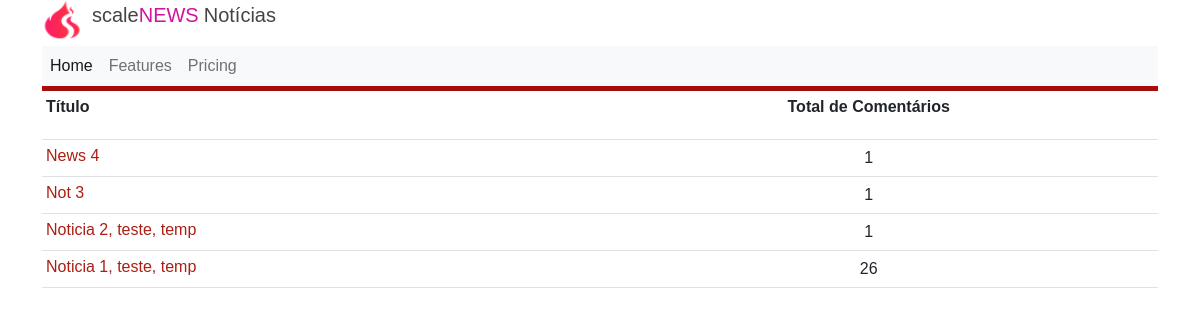
The page / on the database its author committed.
### portal_noticias/models.py (models this page shows, shortened)
class Noticia(models.Model):
    title = models.CharField(max_length=255)
    description = models.TextField()
    created_at = models.DateTimeField(auto_now_add=True)
    updated_at = models.DateTimeField(auto_now=True)

### portal_noticias/views.py (the view)
# urls.py: path("", views.homePage, name='home-page'),
def homePage(request):
    list_news = Noticia.objects.values('id', 'title').order_by('-created_at').annotate(count=Count('comentario'))
    return render(request, 'home/index.html', {'list_news': list_news})

### portal_noticias/templates/home/index.html (shortened to what this page needs)
{% extends 'base.html'%}
{% block content %}
<div>
    <table class="table table-hover table-sm list-news">
        <thead>
            <tr>
                <th scope="col"><p>Título</p></th>
                <th scope="col"><p style="text-align: center;">Total de Comentários</p></th>
            </tr>
        </thead>
        <tbody>
            {% for news in list_news %}
                <tr>
                    <td><a href="detailed/{{news.id}}">{{news.title}}</a></td>
                    <td><p style="text-align: center;">{{news.count}}</p></td>
                </tr>
            {% endfor %}
        </tbody>
    </table>
</div>
{% endblock %}

### portal_noticias/templates/base.html (shortened to what this page needs)
{% load static %}
<!DOCTYPE html>
<html lang="en">
<head>
    <link rel="stylesheet" href="{% static 'css/bootstrap-5.2.2.min.css' %}"/>
    <link rel="stylesheet" href="{% static 'css/font-awesome-all-6.2.0.min.css' %}"/>
    <link rel="stylesheet" href="{% static 'css/style.css' %}"/>
</head>
<body>
    <header>
        <div class="header container">
            <div class="header-titulo">
                <img src="{% static 'assets/logo.png'%}" width="40" height="40"></img>
                <p class="header-p1">scale</p>
                <p class="header-p2">NEWS</p>
                <p class="header-p3">Notícias</p>
            </div>
            <div class="header-abas">
                <nav class="navbar navbar-expand-lg navbar-light bg-light">
                    <div class="collapse navbar-collapse" id="navbarNavAltMarkup">
                      <div class="navbar-nav">
                        <a class="nav-item nav-link active" href="/">Home</a>
                        <a class="nav-item nav-link" href="#">Features</a>
                        <a class="nav-item nav-link" href="#">Pricing</a>
                      </div>
                    </div>
                  </nav>
            </div>
        </div>
    </header>
    <section class="container">
        {% block content %}
        {% endblock %}
    </section>
</body>
</html>

### portal_noticias/static/css/style.css (style rules this page uses)
body { font-family: Calibri, 'Gill Sans', 'Gill Sans MT', 'Trebuchet MS', sans-serif; }
.header { display: flex; flex-direction: column; }
.header-titulo { width: 100%; display: inline-flex; float: left; font-size: 20px; }
.header-titulo .header-p1 { margin-left: 10px; color: #444; }
.header-titulo .header-p2 { color: rgb(208, 21, 158); }
.header-titulo .header-p3 { color: #444; font-size: 20px; margin-left: 5px; }
.header-abas { width: 100%; text-align: center; display: inline; border-bottom: 5px solid rgb(167, 12, 12); }
.header-abas nav { padding: 0; }
td p { margin: 2px; }
td a { text-decoration: none; color: rgb(170, 31, 19); }

### rows shown on the page
Noticia: title "News 4", count "1"
Noticia: title "Not 3", count "1"
Noticia: title "Noticia 2, teste, temp", count "1"
Noticia: title "Noticia 1, teste, temp", count "26"
